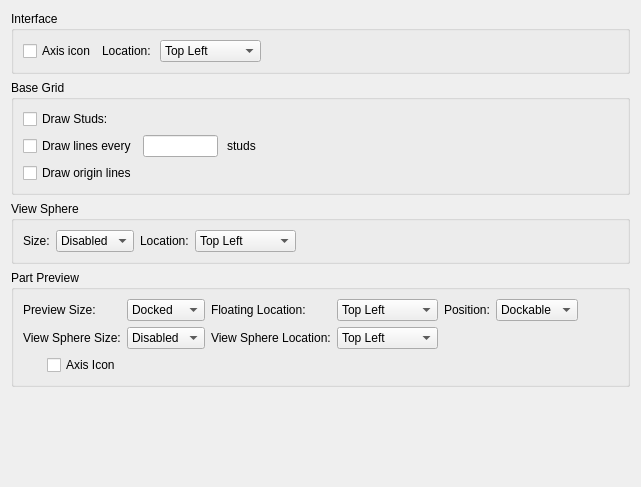
       <widget class="QWidget" name="tabUserInterface">
        <attribute name="title">
         <string>Interface, Base Grid, View Sphere, Preview</string>
        </attribute>
        <layout class="QVBoxLayout" name="verticalLayout">
         <item>
          <widget class="QGroupBox" name="InterfaceGroup">
           <property name="title">
            <string>Interface</string>
           </property>
           <layout class="QHBoxLayout" name="horizontalLayout_16">
            <item>
             <widget class="QCheckBox" name="AxisIconCheckBox">
              <property name="text">
               <string>Axis icon</string>
              </property>
             </widget>
            </item>
            <item>
             <widget class="QLabel" name="AxisIconLocationLabel">
              <property name="text">
               <string>Location: </string>
              </property>
             </widget>
            </item>
            <item>
             <widget class="QComboBox" name="AxisIconLocationCombo">
              <item>
               <property name="text">
                <string>Top Left</string>
               </property>
              </item>
              <item>
               <property name="text">
                <string>Top Right</string>
               </property>
              </item>
              <item>
               <property name="text">
                <string>Bottom Left</string>
               </property>
              </item>
              <item>
               <property name="text">
                <string>Bottom Right</string>
               </property>
              </item>
             </widget>
            </item>
            <item>
             <spacer name="horizontalSpacer_16">
              <property name="orientation">
               <enum>Qt::Horizontal</enum>
              </property>
              <property name="sizeHint" stdset="0">
               <size>
                <width>40</width>
                <height>20</height>
               </size>
              </property>
             </spacer>
            </item>
           </layout>
          </widget>
         </item>
         <item>
          <widget class="QGroupBox" name="BaseGridGroup">
           <property name="sizePolicy">
            <sizepolicy hsizetype="Preferred" vsizetype="Preferred">
             <horstretch>0</horstretch>
             <verstretch>0</verstretch>
            </sizepolicy>
           </property>
           <property name="title">
            <string>Base Grid</string>
           </property>
           <layout class="QGridLayout" name="gridLayout_7">
            <item row="1" column="3">
             <widget class="QLabel" name="label_23">
              <property name="minimumSize">
               <size>
                <width>35</width>
                <height>0</height>
               </size>
              </property>
              <property name="text">
               <string>studs</string>
              </property>
              <property name="alignment">
               <set>Qt::AlignCenter</set>
              </property>
             </widget>
            </item>
            <item row="2" column="0">
             <widget class="QCheckBox" name="GridOriginCheckBox">
              <property name="text">
               <string>Draw origin lines</string>
              </property>
             </widget>
            </item>
            <item row="0" column="0">
             <widget class="QCheckBox" name="gridStuds">
              <property name="toolTip">
               <string>Enable draw ground plane studs</string>
              </property>
              <property name="text">
               <string>Draw Studs:</string>
              </property>
             </widget>
            </item>
            <item row="1" column="1">
             <widget class="QLineEdit" name="gridLineSpacing">
              <property name="maximumSize">
               <size>
                <width>75</width>
                <height>16777215</height>
               </size>
              </property>
              <property name="toolTip">
               <string>Draw grid line every 'n' studs</string>
              </property>
             </widget>
            </item>
            <item row="1" column="0">
             <widget class="QCheckBox" name="gridLines">
              <property name="toolTip">
               <string>Enable draw grid lines</string>
              </property>
              <property name="text">
               <string>Draw lines every</string>
              </property>
             </widget>
            </item>
            <item row="1" column="4">
             <spacer name="horizontalSpacer_8">
              <property name="orientation">
               <enum>Qt::Horizontal</enum>
              </property>
              <property name="sizeHint" stdset="0">
               <size>
                <width>228</width>
                <height>20</height>
               </size>
              </property>
             </spacer>
            </item>
           </layout>
          </widget>
         </item>
         <item>
          <widget class="QGroupBox" name="ModelViewGroup">
           <property name="sizePolicy">
            <sizepolicy hsizetype="Preferred" vsizetype="Preferred">
             <horstretch>0</horstretch>
             <verstretch>0</verstretch>
            </sizepolicy>
           </property>
           <property name="title">
            <string>View Sphere</string>
           </property>
           <layout class="QGridLayout" name="gridLayout_8">
            <item row="0" column="1">
             <widget class="QComboBox" name="ViewSphereSizeCombo">
              <property name="toolTip">
               <string>Set View Sphere size</string>
              </property>
              <item>
               <property name="text">
                <string>Disabled</string>
               </property>
              </item>
              <item>
               <property name="text">
                <string>Small</string>
               </property>
              </item>
              <item>
               <property name="text">
                <string>Medium</string>
               </property>
              </item>
              <item>
               <property name="text">
                <string>Large</string>
               </property>
              </item>
             </widget>
            </item>
            <item row="0" column="0">
             <widget class="QLabel" name="label_8">
              <property name="toolTip">
               <string/>
              </property>
              <property name="text">
               <string>Size:</string>
              </property>
             </widget>
            </item>
            <item row="0" column="4">
             <spacer name="horizontalSpacer_10">
              <property name="orientation">
               <enum>Qt::Horizontal</enum>
              </property>
              <property name="sizeHint" stdset="0">
               <size>
                <width>70</width>
                <height>20</height>
               </size>
              </property>
             </spacer>
            </item>
            <item row="0" column="2">
             <widget class="QLabel" name="label_19">
              <property name="text">
               <string>Location:</string>
              </property>
             </widget>
            </item>
            <item row="0" column="3">
             <widget class="QComboBox" name="ViewSphereLocationCombo">
              <property name="toolTip">
               <string>Set View Sphere location</string>
              </property>
              <item>
               <property name="text">
                <string>Top Left</string>
               </property>
              </item>
              <item>
               <property name="text">
                <string>Top Right</string>
               </property>
              </item>
              <item>
               <property name="text">
                <string>Bottom Left</string>
               </property>
              </item>
              <item>
               <property name="text">
                <string>Bottom Right</string>
               </property>
              </item>
             </widget>
            </item>
           </layout>
          </widget>
         </item>
         <item>
          <widget class="QGroupBox" name="PartPreviewGroup">
           <property name="title">
            <string>Part Preview</string>
           </property>
           <layout class="QGridLayout" name="gridLayout_2">
            <item row="4" column="3">
             <widget class="QLabel" name="label_32">
              <property name="text">
               <string>Floating Location:</string>
              </property>
             </widget>
            </item>
            <item row="4" column="5">
             <widget class="QLabel" name="label_33">
              <property name="text">
               <string>Position:</string>
              </property>
             </widget>
            </item>
            <item row="5" column="3">
             <widget class="QLabel" name="label_2">
              <property name="text">
               <string>View Sphere Location:</string>
              </property>
             </widget>
            </item>
            <item row="4" column="7">
             <spacer name="horizontalSpacer_12">
              <property name="orientation">
               <enum>Qt::Horizontal</enum>
              </property>
              <property name="sizeHint" stdset="0">
               <size>
                <width>40</width>
                <height>20</height>
               </size>
              </property>
             </spacer>
            </item>
            <item row="5" column="4">
             <widget class="QComboBox" name="PreviewViewSphereLocationCombo">
              <item>
               <property name="text">
                <string>Top Left</string>
               </property>
              </item>
              <item>
               <property name="text">
                <string>Top Right</string>
               </property>
              </item>
              <item>
               <property name="text">
                <string>Bottom Left</string>
               </property>
              </item>
              <item>
               <property name="text">
                <string>Bottom Right</string>
               </property>
              </item>
             </widget>
            </item>
            <item row="4" column="4">
             <widget class="QComboBox" name="PreviewLocationCombo">
              <item>
               <property name="text">
                <string>Top Left</string>
               </property>
              </item>
              <item>
               <property name="text">
                <string>Top Right</string>
               </property>
              </item>
              <item>
               <property name="text">
                <string>Bottom Left</string>
               </property>
              </item>
              <item>
               <property name="text">
                <string>Bottom Right</string>
               </property>
              </item>
             </widget>
            </item>
            <item row="4" column="6">
             <widget class="QComboBox" name="PreviewPositionCombo">
              <item>
               <property name="text">
                <string>Dockable</string>
               </property>
              </item>
              <item>
               <property name="text">
                <string>Floating</string>
               </property>
              </item>
             </widget>
            </item>
            <item row="4" column="2">
             <widget class="QComboBox" name="PreviewSizeCombo">
              <item>
               <property name="text">
                <string>Docked</string>
               </property>
              </item>
              <item>
               <property name="text">
                <string>Small</string>
               </property>
              </item>
              <item>
               <property name="text">
                <string>Large</string>
               </property>
              </item>
             </widget>
            </item>
            <item row="4" column="0" colspan="2">
             <widget class="QLabel" name="label_31">
              <property name="text">
               <string>Preview Size:</string>
              </property>
             </widget>
            </item>
            <item row="5" column="2">
             <widget class="QComboBox" name="PreviewViewSphereSizeCombo">
              <item>
               <property name="text">
                <string>Disabled</string>
               </property>
              </item>
              <item>
               <property name="text">
                <string>Small</string>
               </property>
              </item>
              <item>
               <property name="text">
                <string>Medium</string>
               </property>
              </item>
              <item>
               <property name="text">
                <string>Large</string>
               </property>
              </item>
             </widget>
            </item>
            <item row="5" column="0" colspan="2">
             <widget class="QLabel" name="label_6">
              <property name="text">
               <string>View Sphere Size:</string>
              </property>
             </widget>
            </item>
            <item row="6" column="1">
             <widget class="QCheckBox" name="PreviewAxisIconCheckBox">
              <property name="text">
               <string>Axis Icon</string>
              </property>
             </widget>
            </item>
           </layout>
          </widget>
         </item>
         <item>
          <spacer name="verticalSpacer_3">
           <property name="orientation">
            <enum>Qt::Vertical</enum>
           </property>
           <property name="sizeHint" stdset="0">
            <size>
             <width>20</width>
             <height>89</height>
            </size>
           </property>
          </spacer>
         </item>
        </layout>
       </widget>
